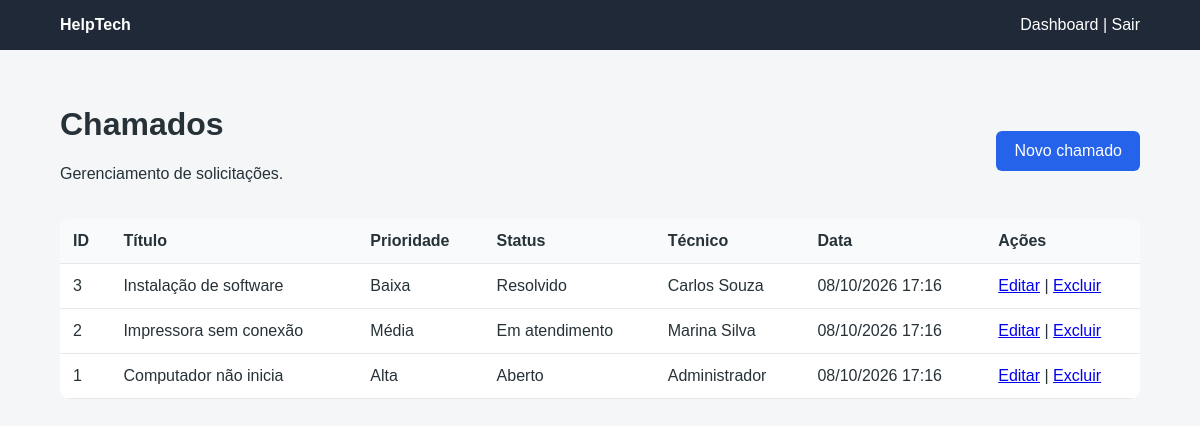
/sistema/chamados/listar.php (signed in), run on the app's committed database.
### tables this page shows
CREATE TABLE chamados (
 id INT AUTO_INCREMENT PRIMARY KEY,
 titulo VARCHAR(150) NOT NULL,
 descricao TEXT NOT NULL,
 prioridade ENUM('Baixa','Média','Alta') NOT NULL DEFAULT 'Média',
 status ENUM('Aberto','Em atendimento','Resolvido') NOT NULL DEFAULT 'Aberto',
 usuario_id INT NOT NULL,
 criado_em TIMESTAMP DEFAULT CURRENT_TIMESTAMP,
 CONSTRAINT fk_chamados_usuario FOREIGN KEY (usuario_id) REFERENCES usuarios(id)
);

CREATE TABLE usuarios (
 id INT AUTO_INCREMENT PRIMARY KEY,
 nome VARCHAR(100) NOT NULL,
 email VARCHAR(120) NOT NULL UNIQUE,
 senha VARCHAR(255) NOT NULL,
 perfil VARCHAR(30) NOT NULL DEFAULT 'Técnico'
);

### sistema/chamados/listar.php (the view)
<?php
session_start(); if(!isset($_SESSION["usuario_id"])){header("Location: ../login.php");exit;} require_once "../config/conexao.php";
$r=$conn->query("SELECT c.*,u.nome tecnico FROM chamados c INNER JOIN usuarios u ON u.id=c.usuario_id ORDER BY c.id DESC");
?><!doctype html><html lang="pt-BR"><head><meta charset="utf-8"><title>Chamados - HelpTech</title><link rel="stylesheet" href="../css/style.css"></head><body><header class="topbar"><strong>HelpTech</strong><div><a href="../dashboard.php">Dashboard</a> | <a href="../logout.php">Sair</a></div></header><main class="container"><div class="page-title"><div><h1>Chamados</h1><p>Gerenciamento de solicitações.</p></div><a class="button" href="cadastrar.php">Novo chamado</a></div><div class="table-wrapper"><table><thead><tr><th>ID</th><th>Título</th><th>Prioridade</th><th>Status</th><th>Técnico</th><th>Data</th><th>Ações</th></tr></thead><tbody><?php while($c=$r->fetch_assoc()): ?><tr><td><?=$c["id"]?></td><td><?=htmlspecialchars($c["titulo"])?></td><td><?=htmlspecialchars($c["prioridade"])?></td><td><?=htmlspecialchars($c["status"])?></td><td><?=htmlspecialchars($c["tecnico"])?></td><td><?=date("d/m/Y H:i",strtotime($c["criado_em"]))?></td><td><a href="editar.php?id=<?=$c["id"]?>">Editar</a> | <a href="excluir.php?id=<?=$c["id"]?>" onclick="return confirmarExclusao()">Excluir</a></td></tr><?php endwhile; ?></tbody></table></div></main><script src="../js/script.js"></script></body></html>

### sistema/css/style.css (style rules this page uses)
* { box-sizing:border-box }
body { margin:0;font-family:Arial,sans-serif;background:#f4f6f8;color:#263238 }
.topbar { background:#1f2937;color:white;padding:16px 5%;display:flex;justify-content:space-between;align-items:center }
.topbar a { color:white;text-decoration:none }
.container { width:90%;max-width:1150px;margin:35px auto }
button,.button { display:inline-block;margin-top:18px;padding:11px 18px;border:0;border-radius:6px;background:#2563eb;color:white;text-decoration:none;cursor:pointer }
.page-title { display:flex;justify-content:space-between;align-items:center }
.table-wrapper { overflow-x:auto;background:white;border-radius:10px;margin-top:20px }
table { width:100%;border-collapse:collapse }
th,td { padding:13px;border-bottom:1px solid #e5e7eb;text-align:left }
th { background:#f8fafc }

### data on the page
chamados: id "3", titulo "Instalação de software", prioridade "Baixa", status "Resolvido", usuario.nome "Carlos Souza", criado_em "08/10/2026 17:16"
chamados: id "2", titulo "Impressora sem conexão", prioridade "Média", status "Em atendimento", usuario.nome "Marina Silva", criado_em "08/10/2026 17:16"
chamados: id "1", titulo "Computador não inicia", prioridade "Alta", status "Aberto", usuario.nome "Administrador", criado_em "08/10/2026 17:16"
